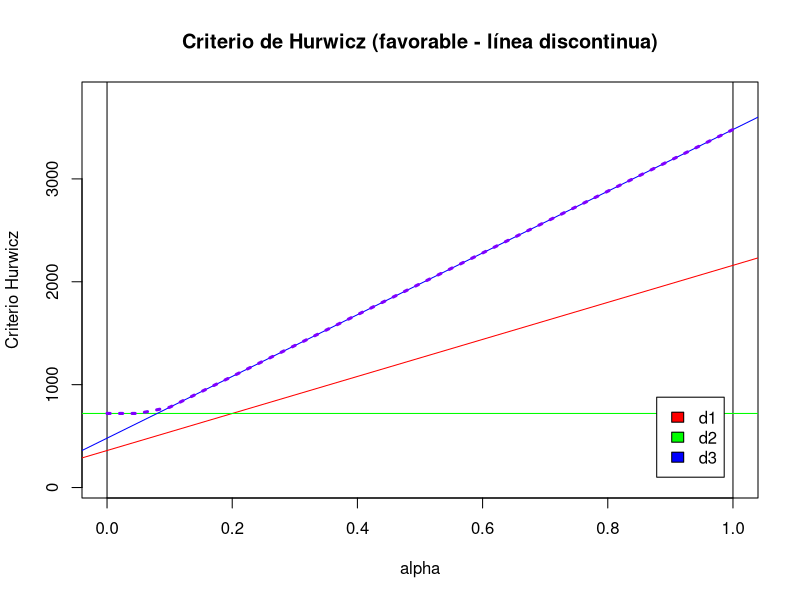
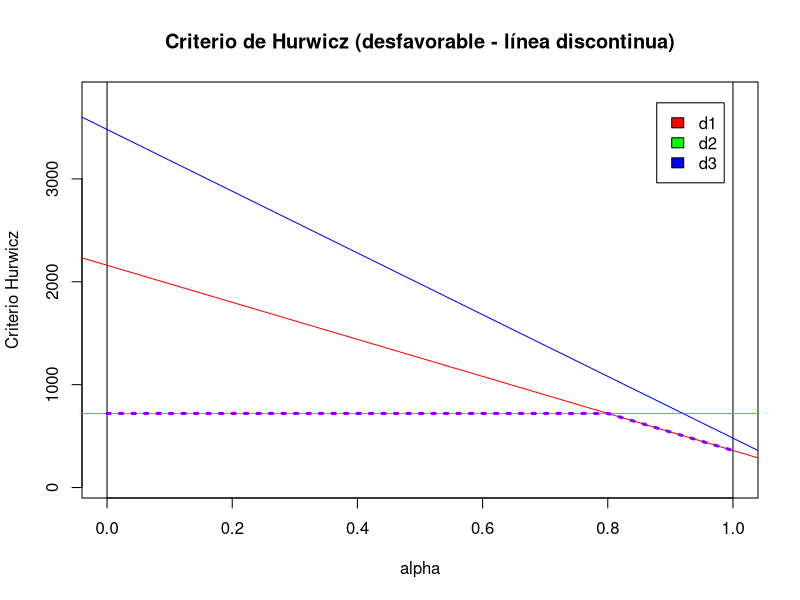
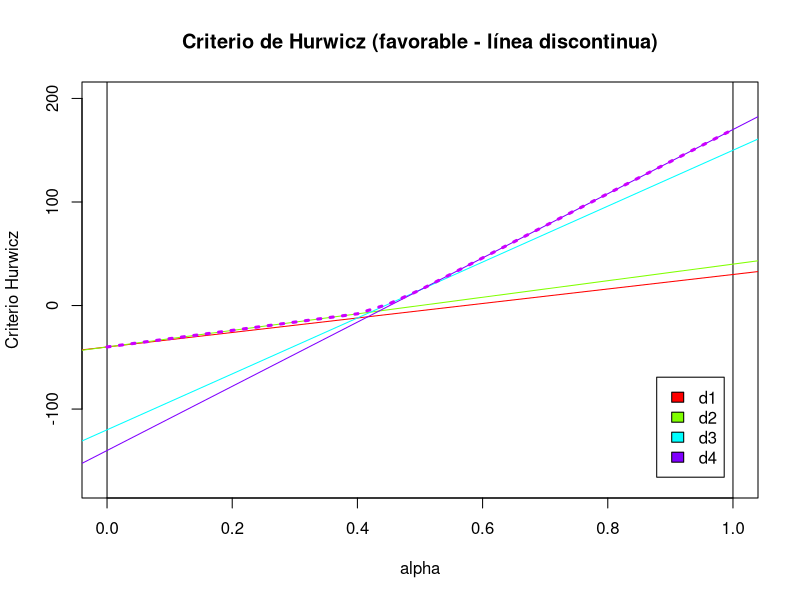

Write R code to recreate these figures, in order.

# Trabajo1-Grupo-2-TD

# La lista de componentes del grupo

# - Carlos De Castilla Parrilla (Responsble)
# - Tamara Carmona Naranjo
# - Carlos Fernando Moreno León
# -
# -

library(dplyr)

# Funciones Auxiliares

crea.tablaX = function(vector_matporfilas,numalternativas=3,numestados=4) {
  
  X = matrix(vector_matporfilas,nrow=numalternativas,ncol=numestados,byrow=TRUE)
  colnames(X) = paste('e',1:numestados,sep='');
  rownames(X) = paste('d',1:numalternativas,sep='');
  return(X);
  
}


which.max.general = function(vector) {
  maximo = max(vector);
  res = which(vector == maximo);
  return(res);
  
}


which.min.general = function(vector) {
  minimo = min(vector);
  res = which(vector == minimo);
  return(res);
  
}


dibuja.criterio.Hurwicz = function(tablaX,favorable=TRUE) {
  X = tablaX;
  Altmin = apply(X,MARGIN=1,min);
  Altmax = apply(X,MARGIN=1,max);
  valfa = seq(from=0,to=1,by=0.05);
  vHurwicz = rep(0,length(valfa));
  Alt_vHurwicz = rep(0,length(valfa));
  for (i in 1:length(valfa)) {
    alfab = valfa[i];  
    if (favorable) { 
      vAltH = alfab * Altmax + (1-alfab) * Altmin; 
      vHurwicz[i] = max(vAltH)
    } else {
      vAltH = alfab * Altmin + (1-alfab) * Altmax; 
      vHurwicz[i] = min(vAltH)      
    }
    
  }
  
  x0=0;x1=1;
  y0 = min(Altmin);
  y1 = max(Altmax);
  rg = y1-y0;
  y0=y0-0.1*rg;y1=y1+0.1*rg;
  plot(c(x0,x1), c(y0,y1), type = "n", xlab = "alpha",
       ylab = "Criterio Hurwicz"); 
  nn = length(Altmin);
  colores = rainbow(nn);
  abline(v=0);
  abline(v=1);
  if (favorable) {
    for (i in 1:nn) {
      aa = Altmin[i];
      bb = (Altmax[i] - Altmin[i]);
      abline(a=aa,b=bb,col=colores[i]);
    }
  } else {
    for (i in 1:nn) {
      aa = Altmax[i];
      bb = (Altmin[i] - Altmax[i]);
      abline(a=aa,b=bb,col=colores[i]);
    }        
  }
  lines(valfa,vHurwicz,col=rainbow(nn+1)[nn+1],lty=3,lwd=3)
  if (favorable) {
    legend("bottomright",legend=rownames(X),fill=colores,inset=0.05)
    title("Criterio de Hurwicz (favorable - línea discontinua)")
  } else {
    legend("topright",legend=rownames(X),fill=colores,inset=0.05)
    title("Criterio de Hurwicz (desfavorable - línea discontinua)")    
  }
  
}



# Función Principal
intervalos.alfa= function(tablaX,p,favorable=TRUE) {
  
  alfa=seq(0,1,by=p) # Introducimos un conjunto de alfas que nos servirán
  # para saber cuándo cambia la alternativa óptima. A menor p, mayor pre-
  # cisión.
  X = tablaX
  
  if(favorable){
    Altmin = apply(X,MARGIN=1,min)
    Altmax= apply(X,MARGIN=1,max)
    
    # Como ya no tenemos un alfa, sino varios, debemos crear un bucle que
    # trabaje con todos los alfa. Como, además, Altmin y Altmax son vecto-
    # res, tenemos que crear listas que nos devuelvan, para cada elemento
    # de dichos vectores, cuáles son las alternativas asociadas a los
    # alfas.
    
    AltH=list()
    Hurwicz=list()
    Alt_Hurwicz=list()
    
    # Creamos el bucle:
    
    for(i in 1:length(alfa)){
      AltH[[i]] = alfa[i] * Altmax + (1-alfa[i]) * Altmin
      Hurwicz[[i]] = max(AltH[[i]])
      Alt_Hurwicz[[i]] = which.max.general(AltH[[i]])
    }
    
    metodo = 'favorable'
    
  } else {
    Altmin = apply(X,MARGIN=1,min)
    Altmax= apply(X,MARGIN=1,max)
    
    AltH=list()
    Hurwicz=list()
    Alt_Hurwicz=list()
    
    for(i in 1:length(alfa)){
      AltH[[i]] = (1-alfa[i]) * Altmax + alfa[i] * Altmin 
      Hurwicz[[i]] = min(AltH[[i]])
      Alt_Hurwicz[[i]] = which.min.general(AltH[[i]])
    }
    
    metodo = 'desfavorable'
    
  }
  
  resultados = list();
  resultados$metodo = metodo;
  resultados$ValorAlternativa = unlist(Hurwicz); # Valores que toma cada
  # alfa en su alternativa óptima.
  resultados$alfa = alfa; # Alfas usados.
  resultados$AlternativaOptima = unlist(Alt_Hurwicz);
  resultados$Solucion = unlist(Alt_Hurwicz);
  names(resultados$Solucion)=alfa;
  # distinct(as.data.frame(resultados,alfa));
  prueba=cbind.data.frame(alfa,resultados$Solucion[1:length(alfa)]);
  colnames(prueba)<-c("Alfa", "Solución");
  rownames(prueba %>% distinct(Solución));
  alternativas= prueba %>% distinct(Solución);
  resultados$intervalos = alternativas
  return(resultados)
}


# Ejemplo (favorable):

datos=c(2160,360,
        720,720,
        3480,480)
matriz=crea.tablaX(datos,3,2)

intervalos.alfa(matriz,0.01,T)
# Valores de Alfa a partir de los cuales cambiamos de alternativa.
dibuja.criterio.Hurwicz(matriz,T) # Comprobamos.

# Ejemplo (desfavorable):

datos=c(2160,360,
        720,720,
        3480,480)
matriz=crea.tablaX(datos,3,2)

intervalos.alfa(matriz,0.1,FALSE)
# Valores de Alfa a partir de los cuales cambiamos de alternativa.
dibuja.criterio.Hurwicz(matriz,FALSE) # Comprobamos.







# Ejercicio de Carlos De Castilla

# Unos amigos quieren pasar la noche en el casino y jugarse parte de sus
# ahorros en alguno de los distintos juegos que se ofrecen en las mesas
# del salón quieren decidir en cuál es mejor jugar. 
# Los distintos juegos son: El Bingo, El Blackjack, El Póker y La Ruleta.
# En cada juego (alternativa) existen 5 estados de la naturaleza:
# Muy mala suerte, Mala suerte, Suerte neutra, Buena suerte y Muy buena suerte.
# A continuación represento la tabla de valores (ganancias en €):
# Juego: (Suerte) // Muy mala // Mala // Neutra // Buena // Muy Buena //    
# Bingo:          //   -40    // -30  //   -10  //   10  //     30    //
# Blackjack:      //   -40    // -20  //   -10  //   20  //     40    //
# Póker:          //   -120   // -60  //   -30  //   50  //     150   //
# Ruleta:         //   -140   // -90  //   -10  //   60  //     170   //

datos=c(-40,-30,-10,10,30,
        -40,-20,-10,20,40,
        -120,-60,-30,50,150,
        -140,-90,-10,60,170)
matriz=crea.tablaX(datos,4,5)

intervalos.alfa(matriz,0.01,T)
# Valores de Alfa a partir de los cuales cambiamos de alternativa.
# El Alfa mide nuestra valentía siendo 0 muy pesimista y 1 muy optimista.
# Si nuestro alfa va de [0,0.01) la mejor alternativa es el Bingo.
# Si nuestro alfa está entre [0.01,0.44) lo mejor es jugar al Blackjack.
# Si nuestro alfa va de [0.44,0.52) la mejor decisión es jugar al Póker.
# Y si nuestro alfa va de [0.52,1] el mejor plan es jugar a la Ruleta.
dibuja.criterio.Hurwicz(matriz,T) # Comprobamos.
